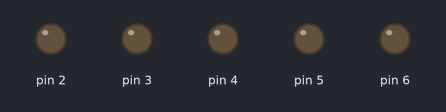
This sketch was run on a simulated Arduino Uno, built with avr-gcc and run on an emulated ATmega328P. On the bench: output pins drawn as LEDs (lit = HIGH).

Above: at 2.5 s.
At 6.5 s:
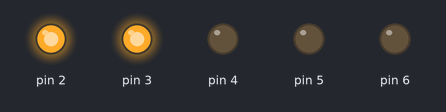
At 7.5 s:
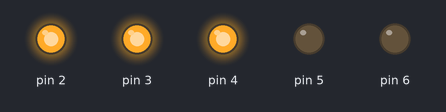
At 9.5 s:
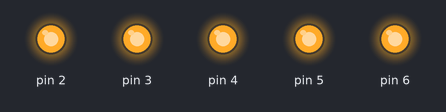
At 10.5 s:
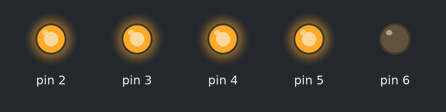
At 13.5 s:
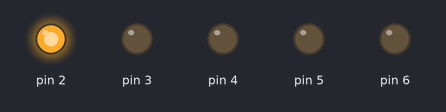
Timing chart, 0 to 17.1 s (numbered marks = the images above):
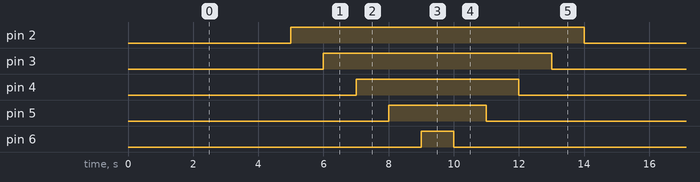

The sketch:

Practica01.ino
```cpp
/* Practica 01:
    Muñiz Patiño Andrea Fernanda
    23/Agosto/2018
    Versión 1.0
    Sobre la práctica:
    LEDS que incrementan velocidad para prender, estos prenden en forma secuencial.
    RECORDATORIO:
    La velocidad se mide en nanosegundos, 1000 = 1 seg.
*/

/*VELOCIDAD con la que prenden los LEDS*/
int x = 1000;

void setup() {
  pinMode(2, OUTPUT);
  pinMode(3, OUTPUT);
  pinMode(4, OUTPUT);
  pinMode(5, OUTPUT);
  pinMode(6, OUTPUT);
}

void loop() {
  digitalWrite(2, 0);
  delay(x);
  digitalWrite(3, 0);
  delay(x);
  digitalWrite(4, 0);
  delay(x);
  digitalWrite(5, 0);
  delay(x);
  digitalWrite(6, 0);
  delay(x);

  digitalWrite(2, 1);
  delay(x);
  digitalWrite(3, 1);
  delay(x);
  digitalWrite(4, 1);
  delay(x);
  digitalWrite(5, 1);
  delay(x);
  digitalWrite(6, 1);
  delay(x);

  digitalWrite(6, 0);
  delay(x);
  digitalWrite(5, 0);
  delay(x);
  digitalWrite(4, 0);
  delay(x);
  digitalWrite(3, 0);
  delay(x);
  digitalWrite(2, 0);
  /* X es la velocidad
      Esta se va incrementando hasta llegar a un punto, y resestablecerse
  */
  x -= 75;
  if (x <= 50) {
    x = 500;
  }
}
```

Measured:
- by itself, pin 2: repeats every 13.0 s: LOW 4.6 s, HIGH 8.3 s
- by itself, pin 3: repeats every 13.0 s: LOW 6.6 s, HIGH 6.5 s
- by itself, pin 4: repeats every 13.1 s: LOW 8.5 s, HIGH 4.6 s
- by itself, pin 5: repeats every 13.2 s: LOW 10.4 s, HIGH 2.8 s
- by itself, pin 6: alternates HIGH for 0.93 s and LOW for 11.8 s
